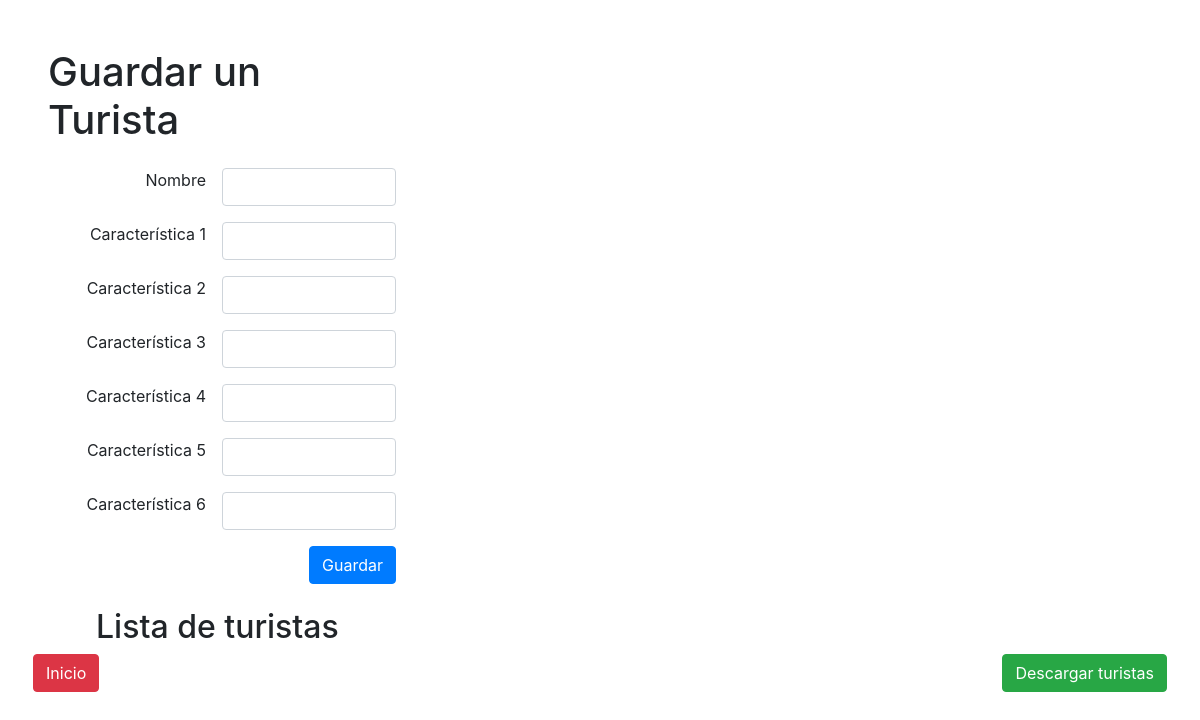
/create_tourist/, run on an earlier commit of the app's database.
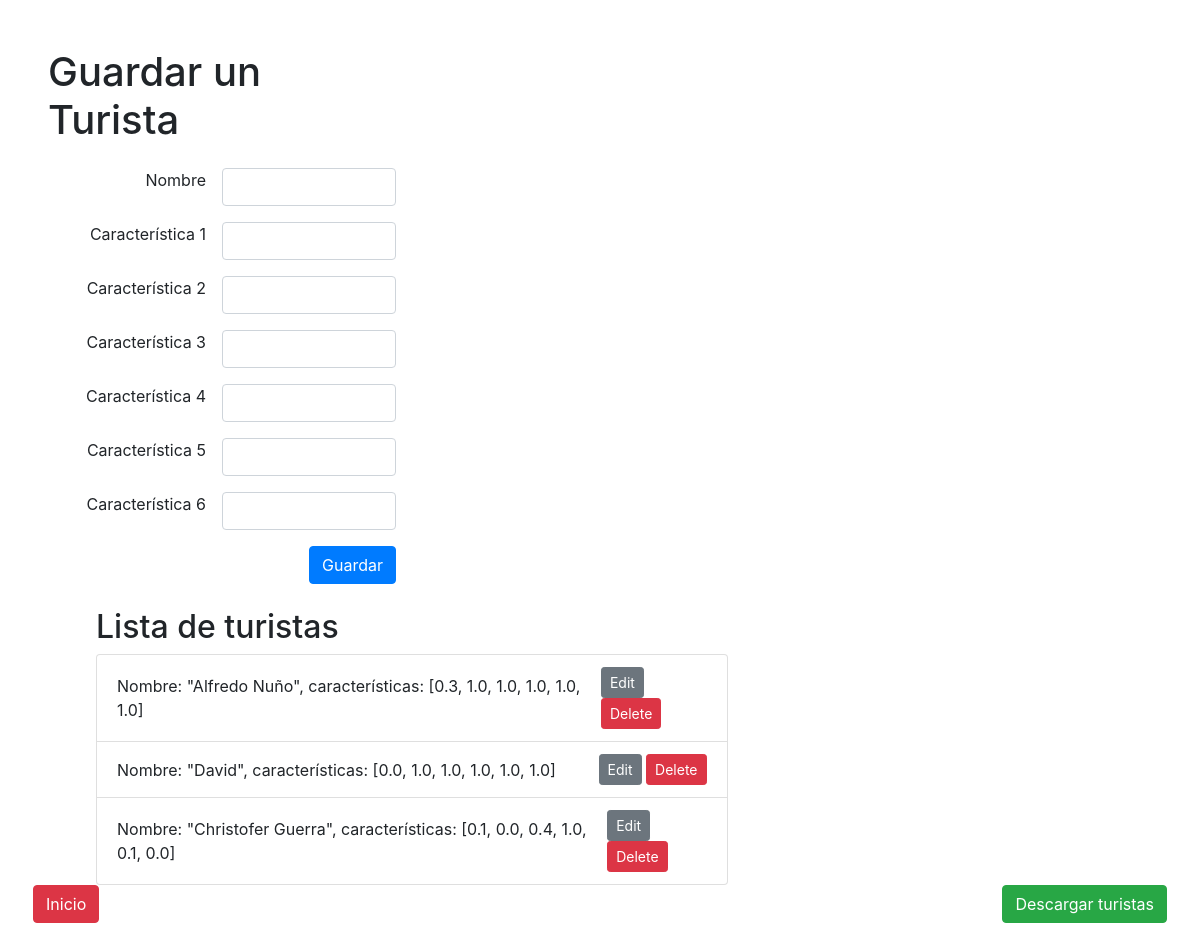
And on a later commit of the database.
### myapp/models.py (models this page shows, shortened)
class Tourist(models.Model):
    name = models.CharField(unique=True, max_length=50)
    characteristics = models.JSONField(default=list)

### myapp/views.py (the view)
# urls.py: path('create_tourist/', views.create_tourist, name='create_tourist'),
def create_tourist(request, tourist_id=None):
    if tourist_id:
        tourist = get_object_or_404(Tourist, id=tourist_id)
    else:
        tourist = None
    if request.method == 'POST':
        form = TouristForm(request.POST, instance=tourist)
        if form.is_valid():
            form.save()
            return JsonResponse({'success': True})
        else:
            return JsonResponse({'success': False, 'errors': form.errors})
    else:
        form = TouristForm(instance=tourist)
    tourists = Tourist.objects.all()
    return render(request, 'create_tourist.html', {'form': form, 'tourists': tourists, 'tourist': tourist})

### myapp/forms.py (shortened to what this page needs)
class TouristForm(forms.ModelForm):
    characteristic_1 = forms.FloatField(label='Characteristic 1', validators=[validate_decimal_range])
    characteristic_2 = forms.FloatField(label='Characteristic 2', validators=[validate_decimal_range])
    characteristic_3 = forms.FloatField(label='Characteristic 3', validators=[validate_decimal_range])
    characteristic_4 = forms.FloatField(label='Characteristic 4', validators=[validate_decimal_range])
    characteristic_5 = forms.FloatField(label='Characteristic 5', validators=[validate_decimal_range])
    characteristic_6 = forms.FloatField(label='Characteristic 6', validators=[validate_decimal_range])
    class Meta:
        model = Tourist
        fields = ['name']
    def __init__(self, *args, **kwargs):
        super(TouristForm, self).__init__(*args, **kwargs)

### myapp/templates/create_tourist.html (shortened to what this page needs)
<!DOCTYPE html>
<html>
<head>
    <link href="https://stackpath.bootstrapcdn.com/bootstrap/4.5.2/css/bootstrap.min.css" rel="stylesheet">
    {% load widget_tweaks %}
</head>
<body class="m-5">
    <div class="row">
        <div class="col-md-4 mr-5">
            <h1 class="mb-4">Guardar un Turista</h1>
            <form method="post" action="{% if tourist %}{% url 'edit_tourist' tourist.id %}{% else %}{% url 'create_tourist' %}{% endif %}" onsubmit="handleFormSubmit(event)" class="mb-4 text-right">
                <div class="form-group d-flex justify-content-end">
                    <label class="mr-3" for="id_name">Nombre</label>
                    {{ form.name|add_class:"form-control w-50" }}
                </div>
                <div class="form-group d-flex justify-content-end">
                    <label class="mr-3" for="id_characteristic_1">Característica 1</label>
                    {{ form.characteristic_1|add_class:"form-control w-50" }}
                </div>
                <div class="form-group d-flex justify-content-end">
                    <label class="mr-3" for="id_characteristic_2">Característica 2</label>
                    {{ form.characteristic_2|add_class:"form-control w-50" }}
                </div>
                <div class="form-group d-flex justify-content-end">
                    <label class="mr-3" for="id_characteristic_3">Característica 3</label>
                    {{ form.characteristic_3|add_class:"form-control w-50" }}
                </div>
                <div class="form-group d-flex justify-content-end">
                    <label class="mr-3" for="id_characteristic_4">Característica 4</label>
                    {{ form.characteristic_4|add_class:"form-control w-50" }}
                </div>
                <div class="form-group d-flex justify-content-end">
                    <label class="mr-3" for="id_characteristic_5">Característica 5</label>
                    {{ form.characteristic_5|add_class:"form-control w-50" }}
                </div>
                <div class="form-group d-flex justify-content-end">
                    <label class="mr-3" for="id_characteristic_6">Característica 6</label>
                    {{ form.characteristic_6|add_class:"form-control w-50" }}
                </div>
                <button type="submit" class="btn btn-primary">Guardar</button>
            </form>
        </div>
        <div class="col-md-7 ml-5">
            <h2>Lista de turistas</h2>
            <ul class="list-group">
                {% for tourist in tourists %}
                    <li class="list-group-item d-flex justify-content-between align-items-center">
                        Nombre: "{{ tourist.name }}", características: {{ tourist.characteristics }}
                        <span>
                            <a href="{% url 'edit_tourist' tourist.id %}" class="btn btn-secondary btn-sm">Edit</a>
                            <a href="#" onclick="handleDelete(event, {{ tourist.id }})" class="btn btn-danger btn-sm">Delete</a>
                        </span>
                    </li>
                {% endfor %}
            </ul>
        </div>
        <div class="d-flex justify-content-between w-100">
            <button class="btn btn-danger" onclick="window.location.href='http://127.0.0.1:8000/'">Inicio</button>
            <button class="btn btn-success" onclick="saveTourists()">Descargar turistas</button>
        </div>
    </div>
</body>
</html>

What changed in the data, as far as the page shows it:
added Tourist: name "Alfredo Nuño", characteristics "[0.3, 1.0, 1.0, 1.0, 1.0, 1.0]"
added Tourist: name "David", characteristics "[0.0, 1.0, 1.0, 1.0, 1.0, 1.0]"
added Tourist: name "Christofer Guerra", characteristics "[0.1, 0.0, 0.4, 1.0, 0.1, 0.0]"
